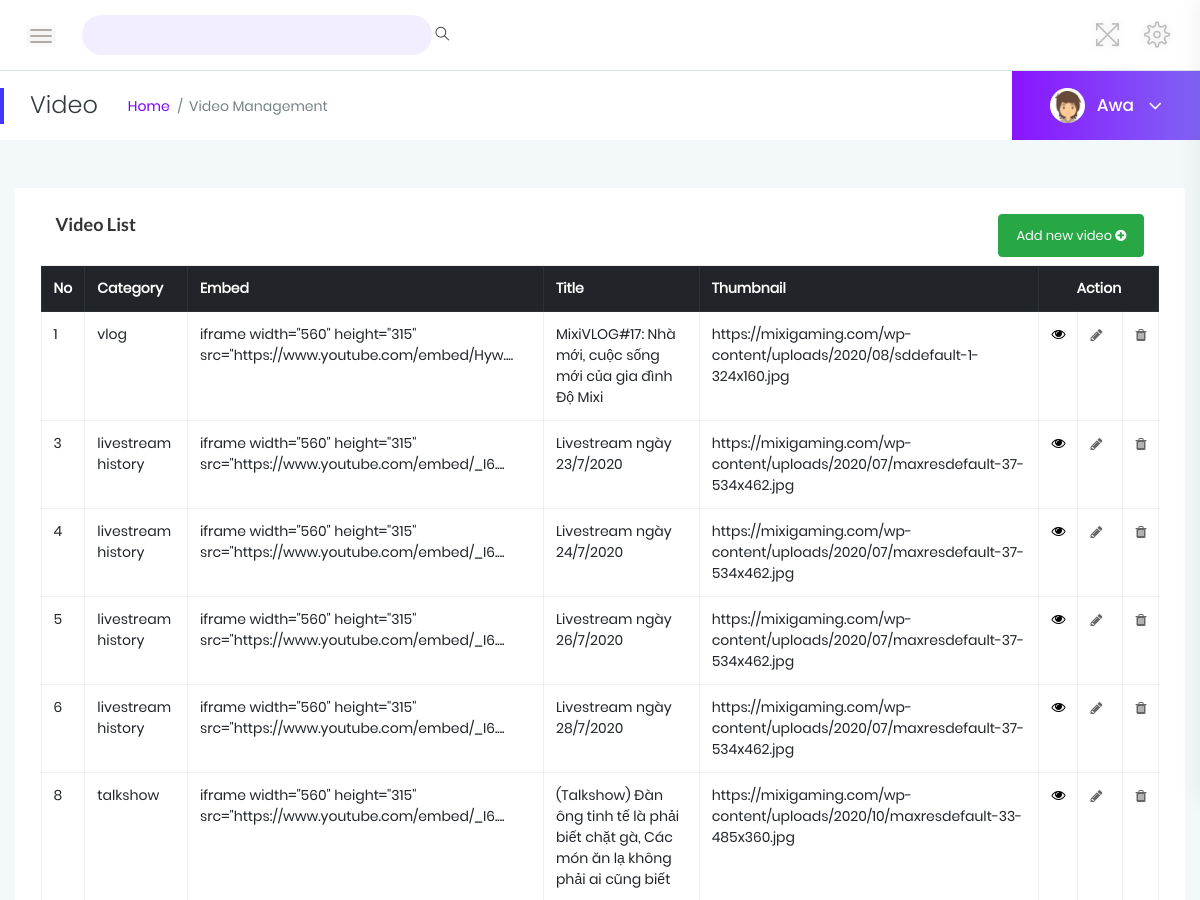
Before: /Admin/videoManagement.php (signed in, upper part) with the older database file.
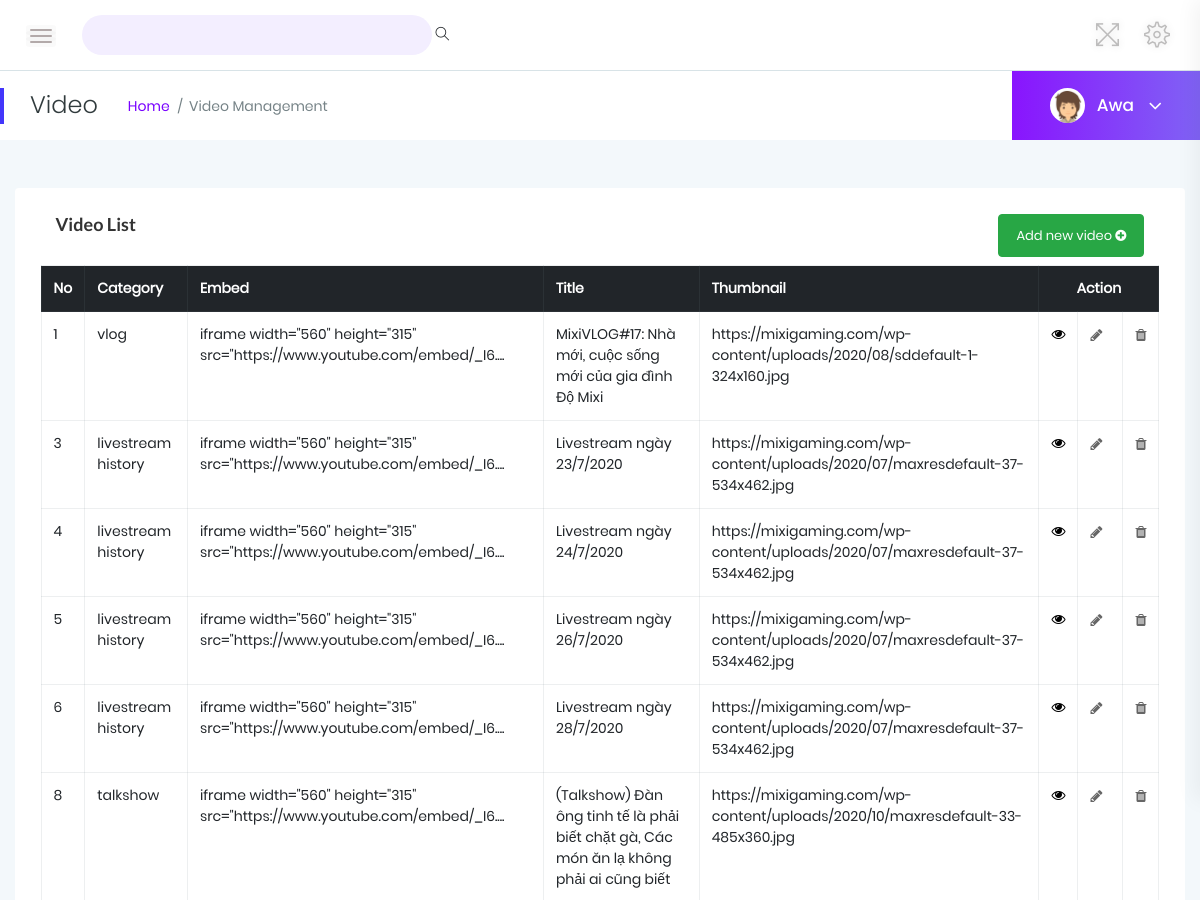
After: the same page with the newer database file.
### tables this page shows
CREATE TABLE `videos` (
  `id` int(10) NOT NULL,
  `video_type` varchar(255) NOT NULL,
  `video_id` varchar(255) NOT NULL,
  `title` varchar(255) NOT NULL,
  `thumbnail_url` varchar(255) NOT NULL,
  `slug` varchar(255) NOT NULL,
  `categoryslug` varchar(255) NOT NULL,
  `published_at` timestamp NOT NULL DEFAULT current_timestamp()
);

### Admin/includes/function.php (called while the page is built, shortened)
<?php
    function getAllVideos(){
        global $link;
        $sql = "SELECT * FROM videos";
        $result = mysqli_query($link, $sql);
        $videos = mysqli_fetch_all($result);
        return $videos;
    }
?>

### Admin/videoManagement.php (the view, shortened to what the changed rows need)
<?php
require_once "includes/config.php";
$userName = $_SESSION["username"];
require 'includes/function.php';
?>
<!doctype html>
<html class="no-js" lang="en">
<head>
  <link rel="stylesheet" href="assets/css/bootstrap.min.css">
  <link rel="stylesheet" href="assets/css/font-awesome.min.css">
  <link rel="stylesheet" href="assets/css/themify-icons.css">
  <link rel="stylesheet" href="assets/css/metisMenu.css">
  <link rel="stylesheet" href="assets/css/owl.carousel.min.css">
  <link rel="stylesheet" href="assets/css/slicknav.min.css">
  <link rel="stylesheet" href="https://www.amcharts.com/lib/3/plugins/export/export.css" type="text/css" media="all" />
  <link rel="stylesheet" href="assets/css/typography.css">
  <link rel="stylesheet" href="assets/css/default-css.css">
  <link rel="stylesheet" href="assets/css/styles.css">
  <link rel="stylesheet" href="assets/css/responsive.css">
  <link rel="stylesheet" href="login/css/main.css">
  <link rel="stylesheet" href="login/css/util.css">
  <link rel="stylesheet" href="assets/css/codingui.css">
</head>
<body>
  <div class="page-container">
    <div class="main-content">
      <div class="main-content-inner">
        <div class="card mt-5">
          <div class="card-body">
            <div class="table-responsive">
              <table class="table table-bordered ">
                <thead class="thead-dark">
                  <tr class="heading-td">
                    <th>No</th>
                    <th>Category</th>
                    <th>Embed</th>
                    <th>Title</th>
                    <th>Thumbnail</th>
                    <th colspan="3" class="text-center">Action</th>
                  </tr>
                </thead>
                <?php
$videos = getAllVideos();
foreach ($videos as $row) {
    ?>
                <tbody>
                  <tr>
                    <td><?php echo $row['0']; ?></td>
                    <td><?php echo $row['1']; ?></td>
                    <td><?php echo substr($row['2'], 1, 70) . '....'; ?></td>
                    <td><?php echo $row['3']; ?></td>
                    <td><?php echo $row['4']; ?></td>
                    <td>
                      <button type="button" class="" data-toggle="modal" data-target="#modelId">
                        <i class="fa fa-eye"></i>
                      </button>
            </div>
            </td>
            <td>
              <a href="update.php?id=<?php echo $row['0']; ?>&name=<?php echo $userName; ?>"><i
                  class="fa fa-pencil mr-2"></i></a>
            </td>
            <td>
              <a onclick="confirm_delete()" href="#" class="delete"><i class="fa fa-trash"></i></a>
            </td>
            </tr>
            </tbody>
            <?php }?>
</body>
</html>

Changed rows visible on the page:
changed videos "vlog": video "iframe width=\"560\" height=\"315\" src=\"https://www.youtube.com/embed/Hyw" → "iframe width=\"560\" height=\"315\" src=\"https://www.youtube.com/embed/_I6"
